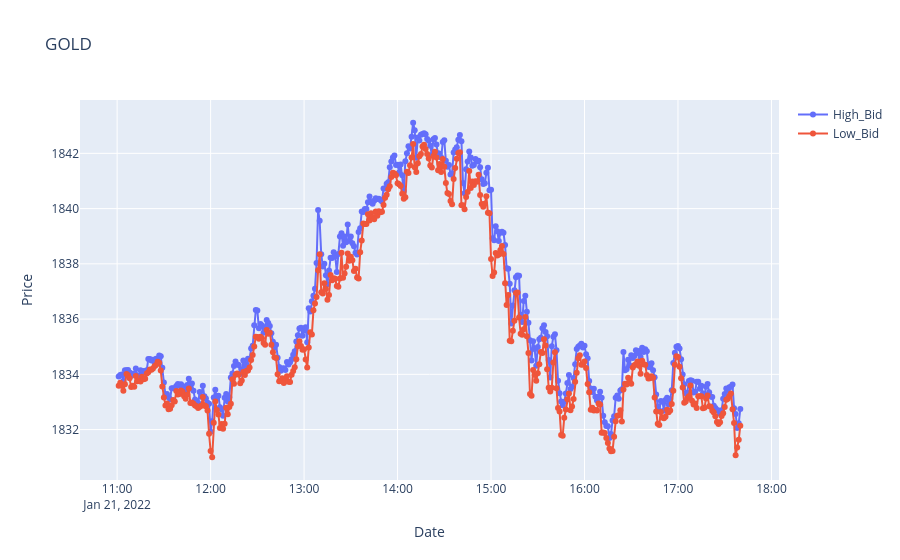

Notebook code cell kept with this figure:
### Markdown cell above
#### Now just press 'CTRL' and 'ENTER' keys on the next cell.

### Code cell
# plot part of the dataset: 400 minutes, rows 19800 to 20200

subset = data.iloc[19800:20200]

fig = px.line(
                subset,
                x='Local_time_T',
                y=['High_Bid', 'Low_Bid'],
                markers=True,
                title='GOLD',
             )
fig.update_layout(xaxis_title='Date', yaxis_title='Price', legend_title_text='')
fig.show()

### Figure 1 — Plotly figure (JSON) as saved in the notebook; plotly's stock layout.template omitted (floating-point values rounded to 4 significant figures; data arrays with more than 128 entries replaced by an {"elided": "..."} marker saying what was removed)
{"data": [{"hovertemplate": "variable=High_Bid<br>Local_time_T=%{x}<br>value=%{y}<extra></extra>", "legendgroup": "High_Bid", "line": {"color": "#636efa", "dash": "solid"}, "marker": {"symbol": "circle"}, "mode": "lines+markers", "name": "High_Bid", "orientation": "v", "showlegend": true, "type": "scatter", "x": {"elided": "400 str values"}, "xaxis": "x", "y": {"elided": "400 float values"}, "yaxis": "y"}, {"hovertemplate": "variable=Low_Bid<br>Local_time_T=%{x}<br>value=%{y}<extra></extra>", "legendgroup": "Low_Bid", "line": {"color": "#EF553B", "dash": "solid"}, "marker": {"symbol": "circle"}, "mode": "lines+markers", "name": "Low_Bid", "orientation": "v", "showlegend": true, "type": "scatter", "x": {"elided": "400 str values"}, "xaxis": "x", "y": {"elided": "400 float values"}, "yaxis": "y"}], "layout": {"legend": {"title": {"text": ""}, "tracegroupgap": 0}, "title": {"text": "GOLD"}, "xaxis": {"anchor": "y", "domain": [0, 1], "title": {"text": "Date"}}, "yaxis": {"anchor": "x", "domain": [0, 1], "title": {"text": "Price"}}}}
